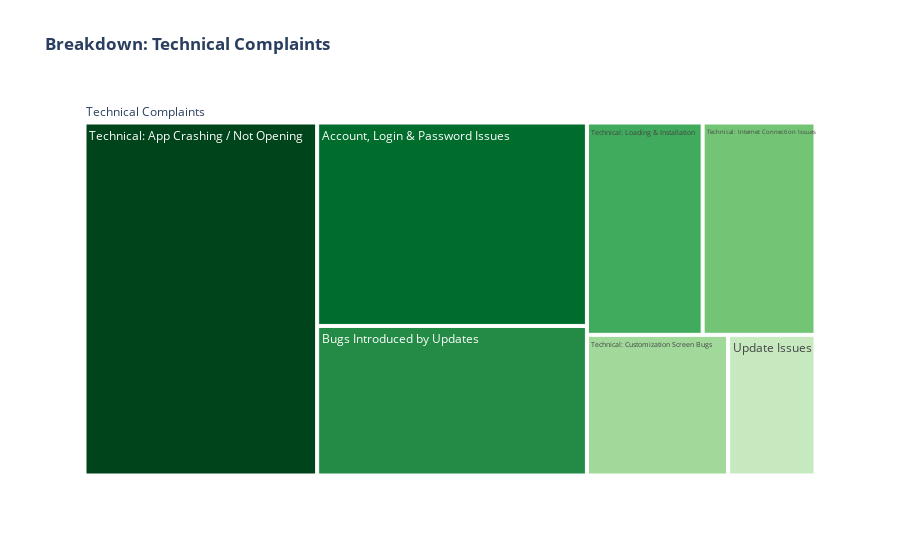

Here is the notebook cell this chart was saved with:
### Markdown cell above
---
### Deep Dive 3: Technical Performance

This theme covers the fundamental functionality of the app. Failures here prevent users from even accessing the conversational features.

### Code cell
# --- 3A: Treemap Breakdown ---
tech_df = df[df["theme"] == "Technical Performance"]
tech_breakdown = tech_df["topic_name"].value_counts().reset_index()
tech_breakdown.columns = ["Specific Complaint", "Review Count"]

fig_tech_treemap = px.treemap(
    tech_breakdown.head(10),
    path=[px.Constant("Technical Complaints"), "Specific Complaint"],
    values="Review Count",
    title="<b>Breakdown: Technical Complaints</b>",
    color_discrete_sequence=px.colors.sequential.Greens_r,
)
fig_tech_treemap.show()

# --- 3B: Hierarchical Sunburst View ---
# (You can create a sunburst for this theme as well)

# --- 3C: Key Term Analysis with TF-IDF ---
print("\n--- Most Important Terms for 'Technical Performance' (TF-IDF) ---")
tfidf_tech = get_top_tfidf_words_for_theme("Technical Performance", n_words=15)
display(tfidf_tech)

### Figure 1 — Plotly figure (JSON) as saved in the notebook; plotly's stock layout.template omitted (floating-point values rounded to 4 significant figures)
{"data": [{"branchvalues": "total", "domain": {"x": [0, 1], "y": [0, 1]}, "hovertemplate": "labels=%{label}<br>Review Count=%{value}<br>parent=%{parent}<br>id=%{id}<extra></extra>", "ids": ["Technical Complaints/Technical: App Crashing / Not Opening", "Technical Complaints/Account, Login & Password Issues", "Technical Complaints/Bugs Introduced by Updates", "Technical Complaints/Technical: Loading & Installation", "Technical Complaints/Technical: Internet Connection Issues", "Technical Complaints/Technical: Customization Screen Bugs", "Technical Complaints/Update Issues", "Technical Complaints"], "labels": ["Technical: App Crashing / Not Opening", "Account, Login & Password Issues", "Bugs Introduced by Updates", "Technical: Loading & Installation", "Technical: Internet Connection Issues", "Technical: Customization Screen Bugs", "Update Issues", "Technical Complaints"], "name": "", "parents": ["Technical Complaints", "Technical Complaints", "Technical Complaints", "Technical Complaints", "Technical Complaints", "Technical Complaints", "Technical Complaints", ""], "type": "treemap", "values": [401.0, 268.0, 197.0, 120.0, 117.0, 97.0, 60.0, 1260.0]}], "layout": {"legend": {"tracegroupgap": 0}, "title": {"text": "<b>Breakdown: Technical Complaints</b>"}, "treemapcolorway": ["rgb(0,68,27)", "rgb(0,109,44)", "rgb(35,139,69)", "rgb(65,171,93)", "rgb(116,196,118)", "rgb(161,217,155)", "rgb(199,233,192)", "rgb(229,245,224)", "rgb(247,252,245)"]}}
